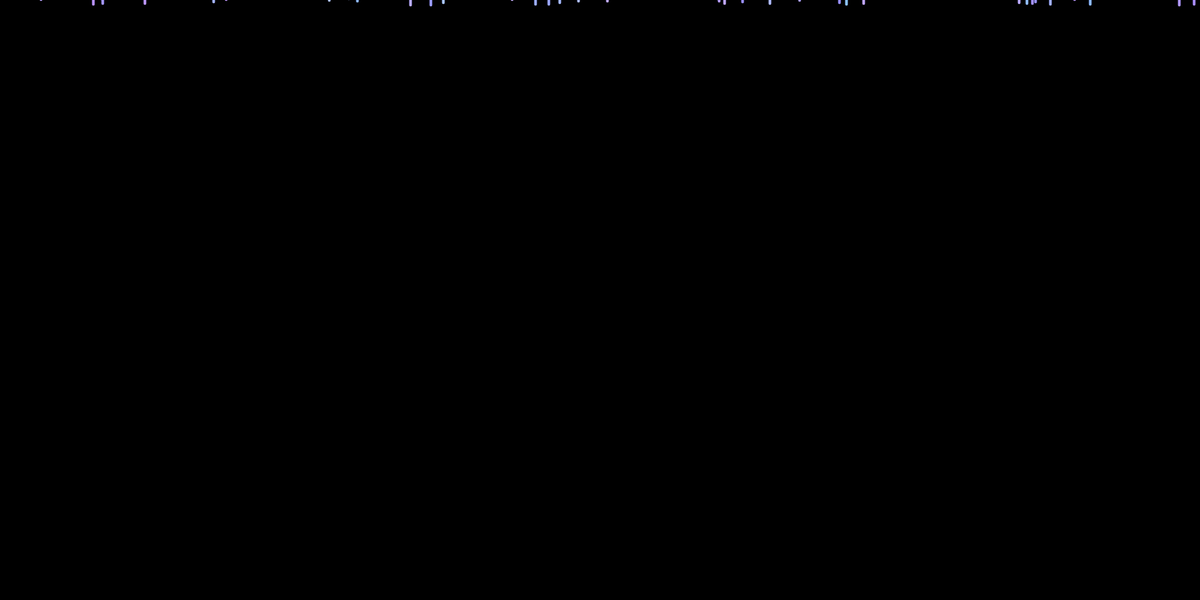
Frame 1 (no input)
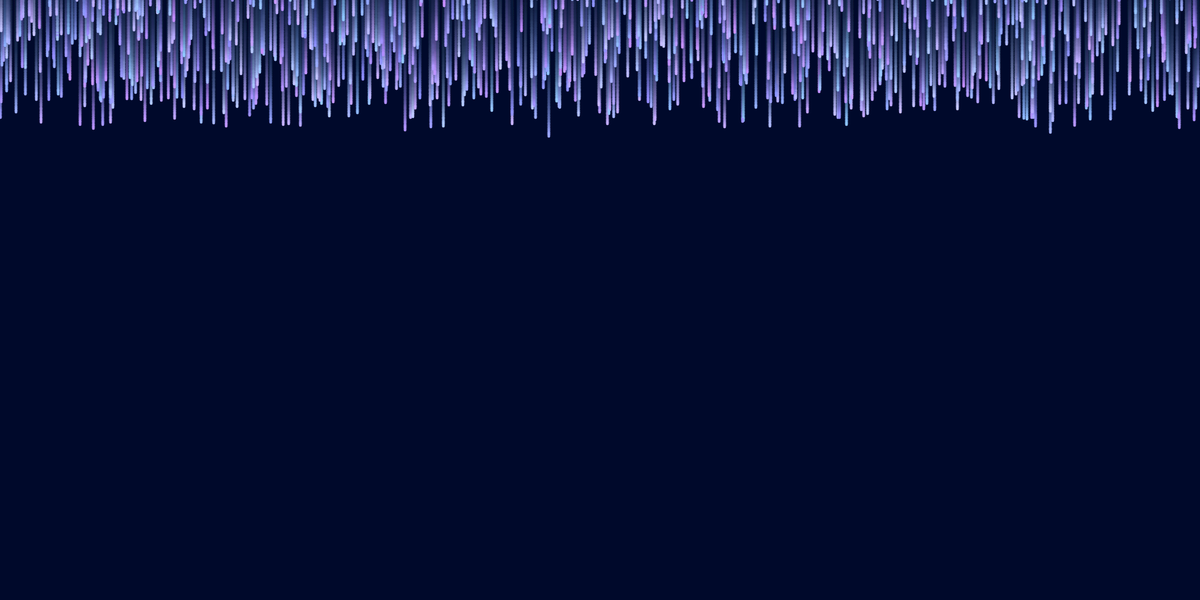
Frame 60 (the mouse pressed at the canvas centre just before this capture)
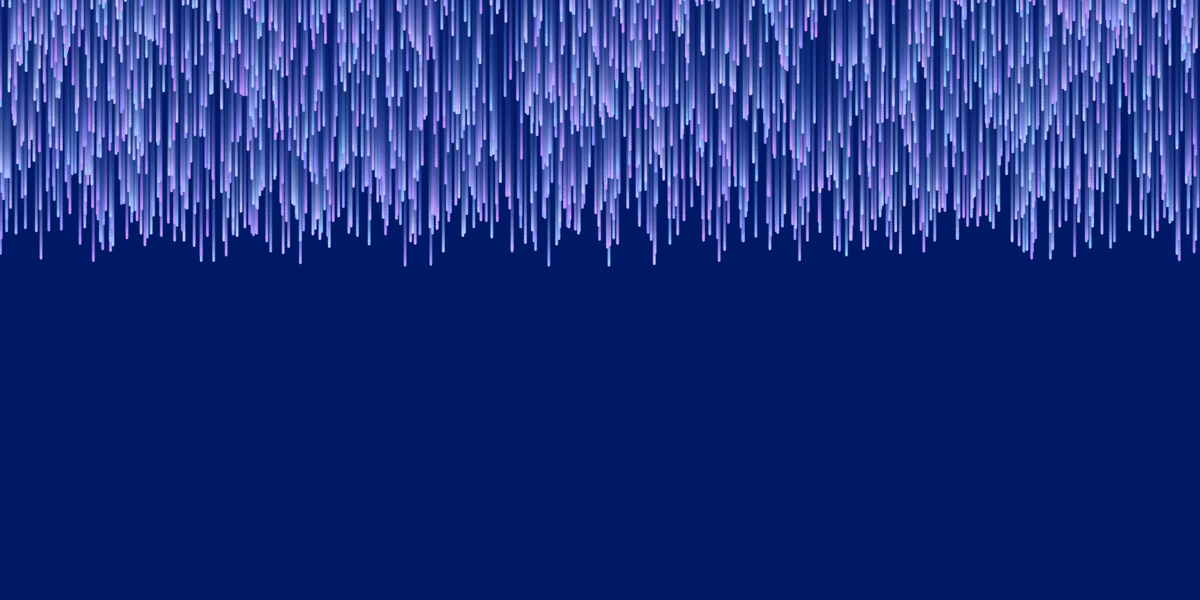
Frame 120 (the mouse held since frame 60 and released just before this capture)

The Processing sketch that drew these frames (run headless with seeded random() and noise(); from frame 60 on, the mouse is pressed at the canvas centre):

// Processing sketch: drizzle
// ── drizzle.pde
ArrayList<Droplet> droplets = new ArrayList<Droplet>();
float num_droplets = 4000;
int blueCount;
boolean blueUp;

void setup() {
  size(1536, 768);
  smooth(8);
  background(0);
  blueCount = 0;
  blueUp = true;
  
  for(int i = 0; i < num_droplets; i++) {
    droplets.add(new Droplet(random(width), random(0 - height, 0)));
  }
}

void draw() {
  noStroke();
  fill(0, blueCount / 4, blueCount, 15);
  if(blueUp) {
    blueCount++;
    if(blueCount >= 120) {
      blueUp = !blueUp;
    }
  } else {
    blueCount--;
    if(blueCount <= 80) {
      blueUp = !blueUp;
    }
  } 
  rect(0, 0, width, height);
  
  for(Droplet d : droplets) {
    d.drawParticle();
  }
}

// ── droplet.pde
class Droplet {
  float x1, x2, y1, y2, vel, y_offset, accel;
  float radius = 300;
  color c;
  
  Droplet(float _x, float _y) {
    vel = 4;
    x1 = _x;
    y1 = _y;
    y_offset = y1;
    accel = random(0.01, 0.04);
    c = color(random(140, 200), random(140, 200), 255);
  }

  void drawParticle() {
    updateParticle();
    stroke(c);
    strokeWeight(3.5);
  }
  
  void updateParticle() {
    if (y1 > height) {
      vel = 4;
      x1 = random(width);
      y1 = random(0 - height, 0);
    
      x2 = x1;
      y2 = y1;
      y_offset = y1;
      accel = random(0.001, 0.004);
      
      y1 = vel + y_offset; 
    }
    
    vel += random(1 + accel, 4 + accel);
    accel += accel * random(0.01, 0.04);

    x2 = x1;
    y2 = y1;
    
    y1 = vel + y_offset;
        
    line(x1, y1, x2, y2);  
  }
}
